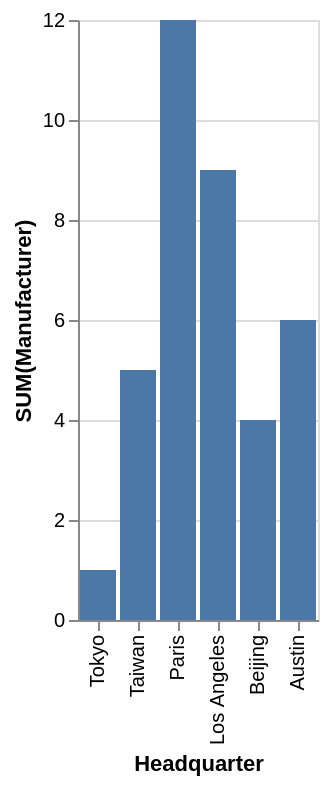

Write a Vega-Lite specification for this figure.
### Vega-Lite specification from a JSON file in a GitHub repository (floating-point values rounded to 4 significant figures)
{"data": {"values": [{"x_data": "Tokyo", "y_data": 1}, {"x_data": "Taiwan", "y_data": 5}, {"x_data": "Paris", "y_data": 12}, {"x_data": "Los Angeles", "y_data": 9}, {"x_data": "Beijing", "y_data": 4}, {"x_data": "Austin", "y_data": 6}]}, "mark": "bar", "encoding": {"x": {"field": "x_data", "type": "nominal", "title": "Headquarter", "sort": "descending"}, "y": {"field": "y_data", "type": "quantitative", "title": "SUM(Manufacturer)"}}}
